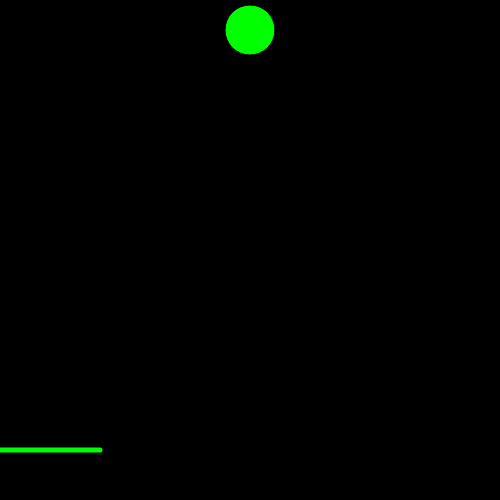
Frame 1 (no input)
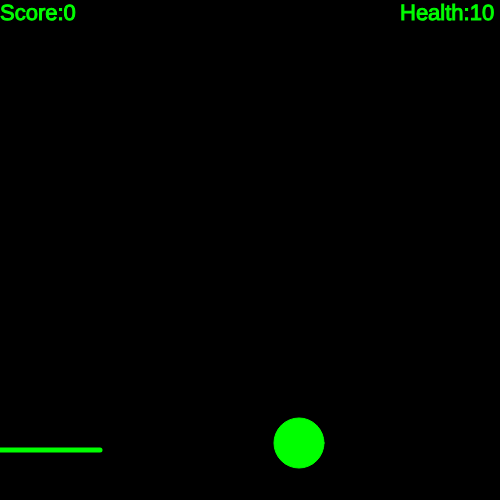
Frame 60 (no input)
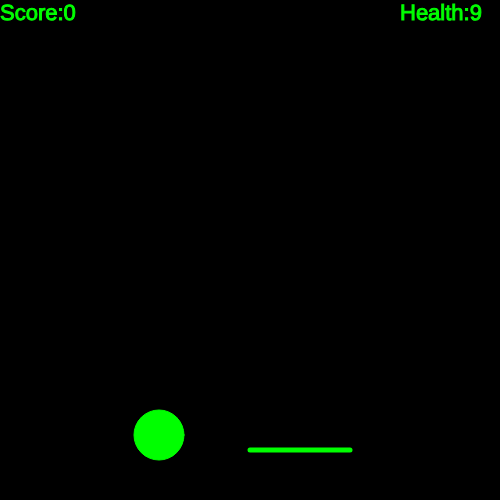
Frame 120 (the mouse pressed at the canvas centre since frame 60)

The p5.js sketch that drew these frames (run headless with seeded random() and noise() and a simulated clock; from frame 60 on, the mouse is pressed at the canvas centre):

// p5.js sketch
// ── sketch.js
let r = 0;
let g = 255;
let b = 0;

let score = 0
let score1;

let health = 10
let health1;

let Xpos = 250;
let Ypos = 30;
let xSpeed;
let ySpeed;
let xDirection = 1
let yDirection = 1 
let state = 1


function setup() {
  createCanvas(500, 500);
  xSpeed = 7
  ySpeed = 7
}

function draw() {
  if (state == 1){
    background(0);
    strokeWeight(1)
    score1 = "Score:" + score
    textSize(22)
    text(score1, 0, 20)
    
    health1 = "Health:" + health
    text(health1, 400, 20)
    
    fill(r, g, b);
    ellipse(Xpos, Ypos, 50, 50)
    
    Xpos += xSpeed * xDirection
    Ypos += ySpeed * yDirection
    
    if (Xpos < 25 || Xpos > 475){
      xDirection *= -1
    }
    if (Ypos < 25){
      yDirection *= -1
    }

    if (Ypos > 425 && Ypos < 435 && Xpos > mouseX && Xpos < mouseX + 100) {
      yDirection *= -1
      xDirection *= 1
      score++
    }
    
    if (Ypos > 475){
      Ypos = 50
      health = health - 1
    } 
    if (health == 0){
      state = 2}
  
  }
  if (state == 2){
    background(0)
    fill(0,255,0)
    textSize(22)
    strokeWeight(1)
    text("Game Over", 200, 250)
    text(score1, 200, 300)
    let button = document.getElementById("button")
    button.addEventListener("click", function(e){
      e.preventDefault()
      state = 1
      health = 10
      score = 0
    })
    
  }


  //line
  stroke(r, g, b);
  strokeWeight(5)
  line(mouseX, 450, mouseX + 100, 450);
}
